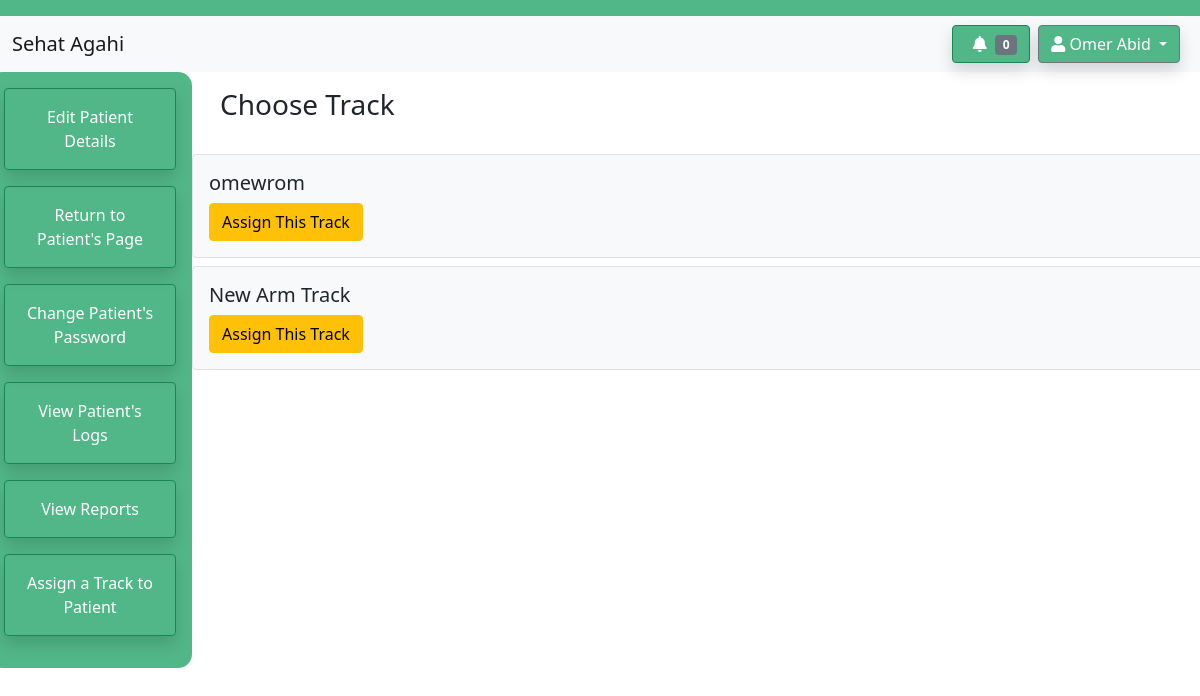
Page /sehatagahiapp/patient/2/choose-track (signed in) on the committed database.
### sehatagahiapp/models.py (models this page shows, shortened)
class Therapist(models.Model):
    user = models.OneToOneField(User, on_delete=models.CASCADE)
    Name = models.CharField(max_length=64)
    MobileNumber = models.CharField(max_length=11)
    WorkEmail = models.CharField(max_length=64)
    SecurityQs1 = models.CharField(max_length=64)
    SecurityQs2 = models.CharField(max_length=64)
    def getMyPatients(self):
        allPatients = Patient.objects.all()
        myPatients = []
        for patient in allPatients:
            if patient.Therapist == self:
                myPatients.append(patient)
        return myPatients
    def getNumberOfUnreadLogs(self):
        patientList = self.getMyPatients()
        logs = PatientLog.objects.filter(user_ID__in=patientList,isRead = False)
        nUnreadLogs = logs.count()
        return nUnreadLogs

class Track(models.Model):
    user_ID = models.ForeignKey(Therapist, on_delete=models.SET_NULL, null=True, related_name="Track")
    Name = models.CharField(max_length=64)
    Items = models.ManyToManyField(Item)

### sehatagahiapp/views.py (the view)
# urls.py: path("patient/<int:patient_pk>/choose-track", views.getTracksToAssign, name="choose-track"),
@login_required
def getTracksToAssign(request, patient_pk):
    therapist = request.user.getTherapist()
    patient = get_object_or_404(Patient, pk=patient_pk)
    all_tracks = Track.objects.all()
    context = {
        'heading': "Choose Track",
        'name': therapist.Name,
        'sidebarOptions': therapistPatientOptions,
        'tracks' : all_tracks,
        'patient' : patient,
        'nUnread': therapist.getNumberOfUnreadLogs()
    }
    return render(request, 'sehatagahiapp/therapist-choose-track.html', context)

### sehatagahiapp/models.py (called while the page is built)
    def  getTherapist(self):
        if  self.is_therapist:
            allTherapists = Therapist.objects.all()
            for therapist in allTherapists:
                if therapist.user == self:
                    return therapist
            return None
        return None

### sehatagahiapp/templates/sehatagahiapp/therapist-choose-track.html
{% extends 'sehatagahiapp/dashboard-outline.html' %}
{% block notification %}
    <a href="{% url 'view-unread-logs' %}"><button type="button" class="btn btn-success shadow" style="background-color: #52b788;">
        <i class="fas fa-bell px-2"></i><span class="badge bg-secondary">{{ nUnread }}</span>
    </button></a>
{% endblock %}
{% block sidebar %}
              {% for link, option in sidebarOptions.items %}
              <button class="btn btn-outline-success shadow p-3 mb-3" type="button"><a href="{% url link patient.pk %}" class="text-white text-decoration-none">{{option}}</a></button>
              {% endfor %}
{% endblock %}
{% block content %}
{% for track in tracks %}
<div class="row pull-right">
<div class="border rounded p-3 mt-2 bg-light">
    <h5>{{ track.Name }}</h5>
    <a class="btn btn-warning" href="{% url 'assign-track' patient.pk track.pk %}">Assign This Track</a>
</div>
</div>
{% endfor %}
{% endblock %}

### sehatagahiapp/templates/sehatagahiapp/dashboard-outline.html (shortened to what this page needs)
<!doctype html>
<html lang="en">
  <head>
    <link href="https://cdn.jsdelivr.net/npm/bootstrap@5.0.0-beta3/dist/css/bootstrap.min.css" rel="stylesheet">
    <link rel="stylesheet" href="https://use.fontawesome.com/releases/v5.7.0/css/all.css">
    {% load static %}
    <link rel="stylesheet" href="{% static 'sehatagahiapp/make-track.js' %}">
  </head>
  <body>
      <nav class = "navbar" style="background-color: #52b788;" ></nav>
      <nav class = "navbar navbar-light bg-light">
        <div class="container-fluid">
        <a class="navbar-brand" href="{% url 'therapist-dashboard' %}">Sehat Agahi</a>
        <div class="d-flex flex-row">
        {% block notification %}
        {% endblock %}
        <div class="dropdown px-2">
            <a class="btn btn-secondary dropdown-toggle shadow" style="background-color: #52b788" href="#" role="button" id="dropdownMenuLink" data-bs-toggle="dropdown" aria-expanded="false">
               <i class="fas fa-user"></i> {{ name }}
            </a>
          </div>
        </div>
        </div>
      </nav>
      <div class="row">
      <nav class="nav navbar-expand-sm navbar-expand-md text-white p-3 col-sm-12 col-lg-2" style="background-color: #52b788; border-radius: 14px;">
          <div class="collapse navbar-collapse" id="navbarSupportedContent">
          <ul class="nav nav-pills flex-column mb-auto">
              {% block sidebar %}
              {% endblock %}
          </ul>
        </div>
    </nav>
    <div class="col-sm-12 col-lg-10">
        <h3 class="p-3">{{ heading }}</h3>
        {% block content %}
        {% endblock %}
    </div>
    </div>
 </body>
</html>

### rows in the picture
Therapist: Name "Omer Abid"
Track: Name "omewrom"
Track: Name "New Arm Track"

### other values in the picture
{{ nUnread }} "0"
{{ option }} "Edit Patient Details" "Return to Patient's Page" "Change Patient's Password" "View Patient's Logs" "View Reports" "Assign a Track to Patient"
{{ heading }} "Choose Track"
